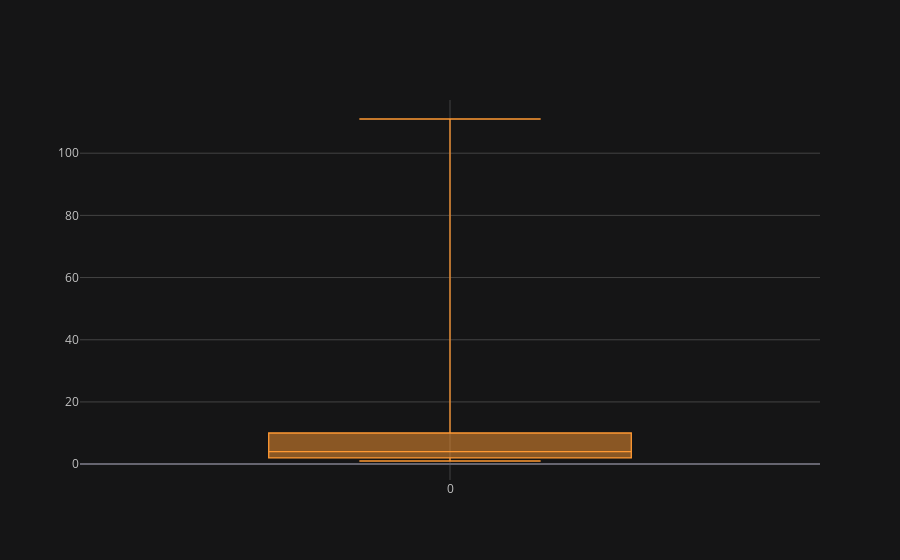

Notebook source saved alongside this figure:
### Code cell
df1 = pd.DataFrame([1,2,1,2,4,5,8,10,11,2,1,3,4,5,2,110,111,101])
df1.iplot(kind='box')
sns.boxplot(data = a)

### Figure 1 — Plotly figure (JSON) as saved in the notebook; plotly's stock layout.template omitted (floating-point values rounded to 4 significant figures)
{"data": [{"boxpoints": false, "line": {"width": 1.3}, "marker": {"color": "rgba(255, 153, 51, 1.0)"}, "name": "0", "orientation": "v", "type": "box", "y": [1, 2, 1, 2, 4, 5, 8, 10, 11, 2, 1, 3, 4, 5, 2, 110, 111, 101]}], "layout": {"autosize": true, "legend": {"bgcolor": "#151516", "font": {"color": "#D9D9D9"}}, "paper_bgcolor": "#151516", "plot_bgcolor": "#151516", "title": {"font": {"color": "#D9D9D9"}}, "xaxis": {"autorange": true, "gridcolor": "#434343", "range": [-0.5, 0.5], "showgrid": true, "tickfont": {"color": "#C2C2C2"}, "title": {"font": {"color": "#D9D9D9"}, "text": ""}, "type": "category", "zerolinecolor": "#666570"}, "yaxis": {"autorange": true, "gridcolor": "#434343", "range": [-5.111, 117.1], "showgrid": true, "tickfont": {"color": "#C2C2C2"}, "title": {"font": {"color": "#D9D9D9"}, "text": ""}, "type": "linear", "zerolinecolor": "#666570"}}}
